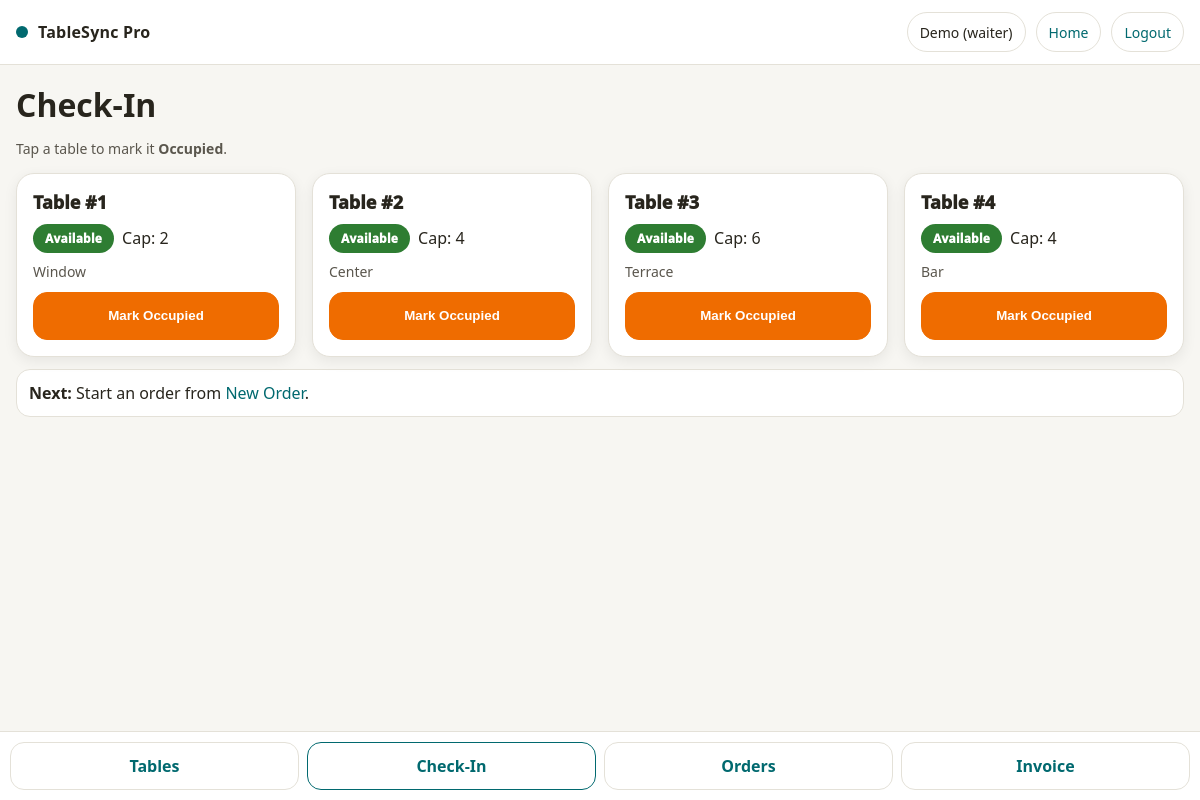
Page /code/pages/tables_mark_occupied.php (signed in) on the committed database.
### tables this page shows
CREATE TABLE IF NOT EXISTS Restaurant_Tables (
  table_id INT(11) PRIMARY KEY AUTO_INCREMENT,
  capacity INT(11) NOT NULL,
  status ENUM('Available','Reserved','Occupied') DEFAULT 'Available',
  location VARCHAR(100) NULL
);

### code/pages/tables_mark_occupied.php (the view, shortened to what this page needs)
<?php
require __DIR__ . '/../config/db.php';
$active = 'checkin';
$tables = $pdo->query("SELECT table_id, capacity, status, location FROM Restaurant_Tables
                       WHERE status IN ('Reserved','Available') ORDER BY table_id")->fetchAll();
function badge_class(string $s): string {
  if($s==='Available') return 'green';
  return 'grey';
}
?>
<!doctype html>
<html><head>
<title>Check&#8209;In (Mark Occupied)</title><link rel="stylesheet" href="../assets/style.css"></head>
<body>
<div class="nav">
  <div class="brand"><span class="dot"></span> TableSync Pro</div>
  <div class="links">
    <span class="pill"><?php echo htmlspecialchars($_SESSION['first_name'] ?? ''); ?> (<?php echo htmlspecialchars($_SESSION['role'] ?? ''); ?>)</span>
    <a class="pill" href="dashboard_<?php echo htmlspecialchars($_SESSION['role']); ?>.php">Home</a>
    <a class="pill" href="../includes/logout.php">Logout</a>
  </div>
</div>
<div class="container">
  <h1>Check&#8209;In</h1>
  <p class="small">Tap a table to mark it <b>Occupied</b>.</p>
  <div class="grid" style="margin-top:10px;">
    <?php foreach($tables as $t): ?>
      <div class="col-3">
        <form method="post" class="tile" style="gap:10px;">
          <div class="title">Table #<?php echo (int)$t['table_id']; ?></div>
          <div class="meta">
            <span class="badge <?php echo badge_class($t['status']); ?>"><?php echo htmlspecialchars($t['status']); ?></span>
            <span class="pill">Cap: <?php echo (int)$t['capacity']; ?></span>
          </div>
          <div class="small"><?php echo htmlspecialchars($t['location'] ?? ''); ?></div>
          <button class="btn orange" type="submit">Mark Occupied</button>
        </form>
      </div>
    <?php endforeach; ?>
  </div>
  <div class="alert"><b>Next:</b> Start an order from <a href="orders_new.php">New Order</a>.</div>
</div>
<div class="pos-footer">
  <a class="<?php echo ($active==='tables')?'active':''; ?>" href="tables_status.php">Tables</a>
  <a class="<?php echo ($active==='checkin')?'active':''; ?>" href="tables_mark_occupied.php">Check&#8209;In</a>
  <a class="<?php echo ($active==='orders')?'active':''; ?>" href="orders_active.php">Orders</a>
  <a class="<?php echo ($active==='invoice')?'active':''; ?>" href="../includes/invoice_generate.php">Invoice</a>
</div>
</body></html>

### code/assets/style.css (style rules this page uses)
:root { --teal:#01696f; --bg:#f7f6f2; --text:#28251d; --card:#ffffff; --line:#e4e1d8; --shadow:0 8px 22px rgba(0,0,0,.10); --green:#2e7d32; --orange:#ef6c00; --red:#c62828; --grey:#6b6b6b; --tap:48px; --radius:16px; }
* { box-sizing:border-box; }
html,body { height:100%; }
body { margin:0; font-family:system-ui,-apple-system,Segoe UI,Roboto,Arial,sans-serif; background:var(--bg); color:var(--text); -webkit-font-smoothing:antialiased; -moz-osx-font-smoothing:grayscale; }
a { color:var(--teal); text-decoration:none; }
.nav { position:sticky; top:0; z-index:10; background:#fff; border-bottom:1px solid var(--line); padding:12px 16px; display:flex; align-items:center; justify-content:space-between; gap:12px; }
.nav .brand { display:flex; align-items:center; gap:10px; font-weight:900; letter-spacing:.2px; }
.nav .brand .dot { width:12px; height:12px; background:var(--teal); border-radius:50%; display:inline-block; }
.nav .links { display:flex; flex-wrap:wrap; gap:10px; align-items:center; }
.nav .pill { display:inline-flex; align-items:center; justify-content:center; min-height:40px; padding:8px 12px; border:1px solid var(--line); border-radius:999px; background:#fff; font-size:14px; }
.container { max-width:1200px; margin:18px auto; padding:0 16px 84px; }
.grid { display:grid; grid-template-columns:repeat(12, 1fr); gap:16px; }
.col-3 { grid-column:span 3; }
h1,h2,h3 { margin:0 0 12px 0; }
.small { color:#5a564d; font-size:14px; line-height:1.35; }
.btn { display:inline-flex; align-items:center; justify-content:center; gap:8px; min-height:var(--tap); padding:12px 16px; border-radius:14px; border:1px solid var(--teal); background:var(--teal); color:#fff; font-weight:900; cursor:pointer; user-select:none; text-decoration:none; }
.btn.orange { background:var(--orange); border-color:var(--orange); }
.tile { display:flex; flex-direction:column; gap:8px; padding:16px; border-radius:18px; border:1px solid var(--line); background:#fff; box-shadow:0 4px 14px rgba(0,0,0,.07); }
.tile .title { font-weight:1000; font-size:18px; }
.tile .meta { display:flex; gap:8px; flex-wrap:wrap; align-items:center; }
.badge { display:inline-flex; align-items:center; justify-content:center; padding:6px 12px; border-radius:999px; color:#fff; font-size:12px; font-weight:1000; letter-spacing:.2px; }
.badge.green { background:var(--green); }
.alert { padding:12px 12px; border-radius:14px; border:1px solid var(--line); background:#fff; margin:12px 0; }
.pos-footer { position:fixed; left:0; right:0; bottom:0; z-index:20; background:#fff; border-top:1px solid var(--line); display:flex; gap:8px; padding:10px; justify-content:space-around; }
.pos-footer a { flex:1; text-align:center; min-height:var(--tap); border-radius:14px; display:flex; align-items:center; justify-content:center; font-weight:900; border:1px solid var(--line); background:#fff; }
.pos-footer a.active { border-color:var(--teal); color:var(--teal); }

### rows in the picture
restaurant_tables: table_id "1", status "Available", capacity "2", location "Window"
restaurant_tables: table_id "2", status "Available", capacity "4", location "Center"
restaurant_tables: table_id "3", status "Available", capacity "6", location "Terrace"
restaurant_tables: table_id "4", status "Available", capacity "4", location "Bar"

### other values in the picture
$_SESSION['first_name'] "Demo"
$_SESSION['role'] "waiter"
